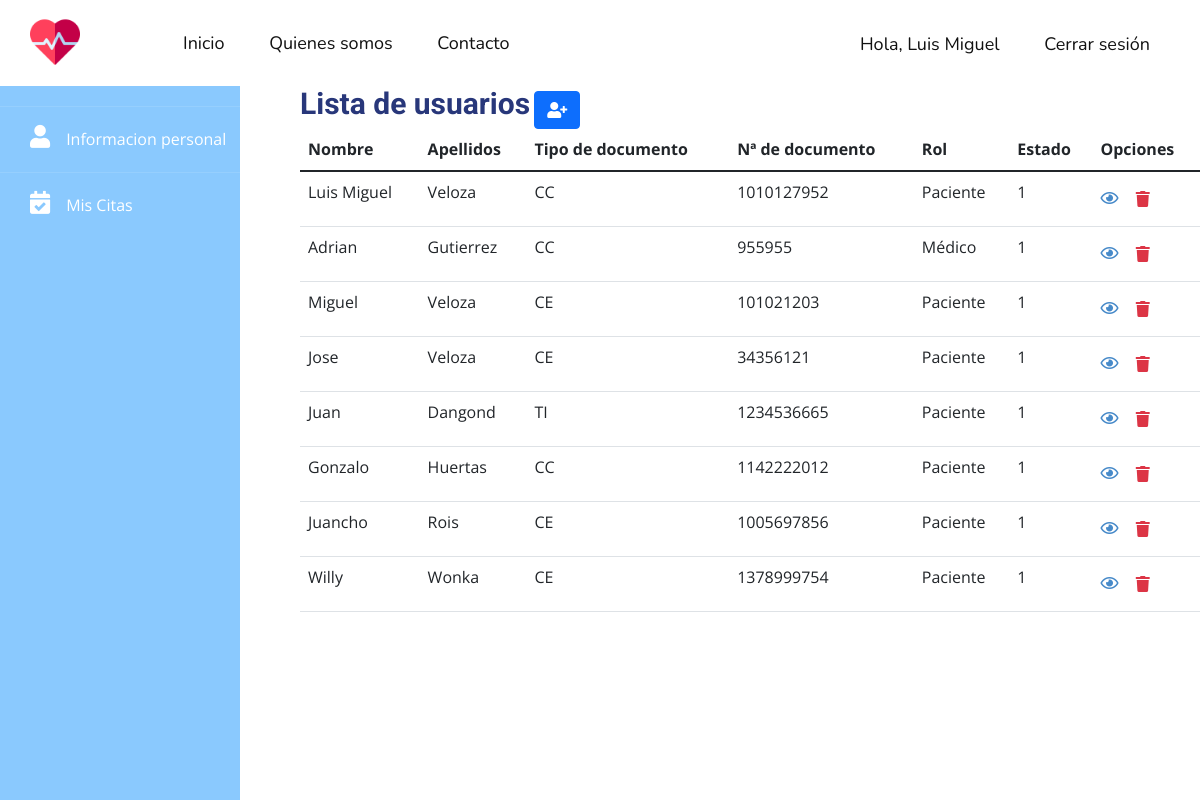
The app's page /all-users (signed in), older data.
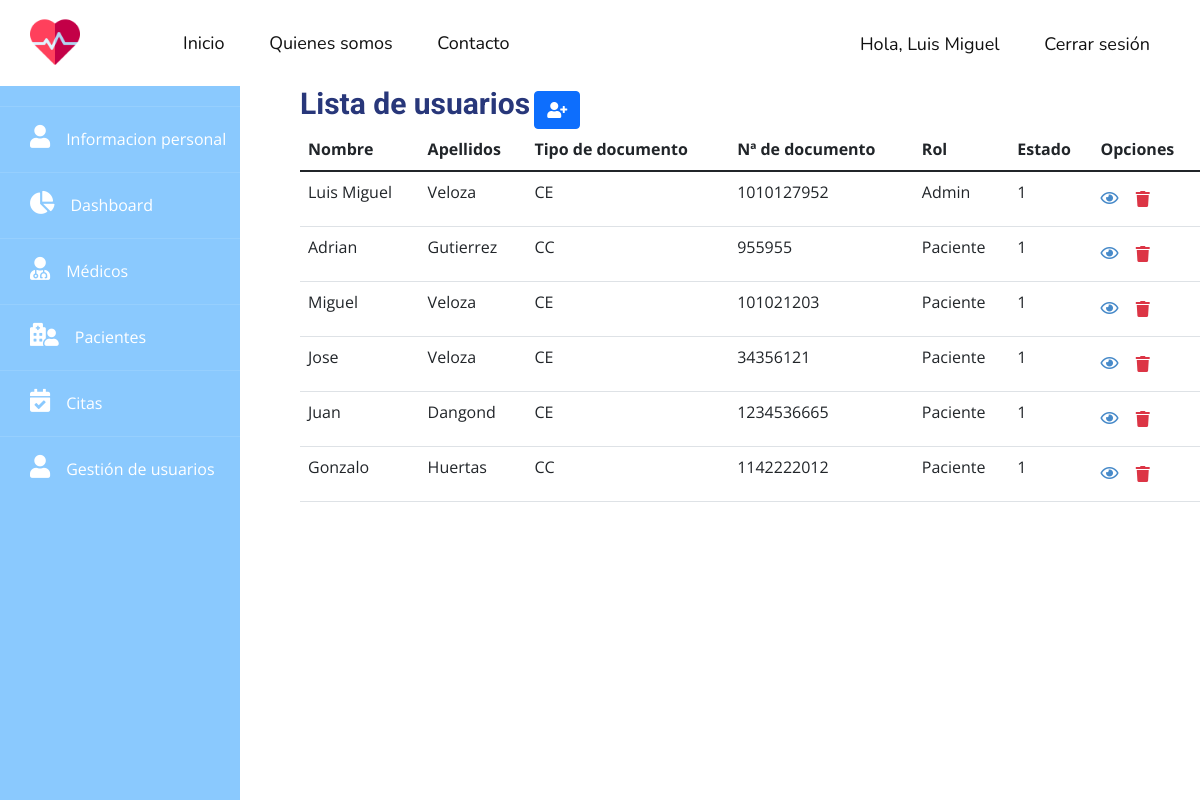
The same page, newer data.
### tables this page shows
CREATE TABLE users (id INTEGER PRIMARY KEY AUTOINCREMENT NOT NULL UNIQUE, first_name VARCHAR NOT NULL, last_name VARCHAR NOT NULL, email VARCHAR UNIQUE NOT NULL, phone VARCHAR, document_type VARCHAR (2) NOT NULL, document_number INTEGER NOT NULL UNIQUE, gender CHAR NOT NULL, address VARCHAR NOT NULL, password VARCHAR NOT NULL, role INTEGER NOT NULL, status INTEGER NOT NULL DEFAULT (1));

### app.py (the view)
@app.route('/all-users')
@login_required
def all_users():
    db = get_db()
    users = db.execute(
        'SELECT id, first_name, last_name, document_type, document_number, role, status  FROM users').fetchall()
    users = list(users)
    for user in users:
        for d in user:
            if user.index(d) == 5:
                print(d)
    return render_template('/users/all-users.html', users=users)

### app.py (called while the page is built)
def login_required(view):
    @functools.wraps(view)
    def wrapped_view(**kwargs):
        if g.user is None:
            return redirect(url_for('login'))
        return view(**kwargs)
    return wrapped_view

@app.before_request
def load_logged_in_user():
    user_id = session.get('user_id')
    if user_id is None:
        g.user = None
    else:
        db = get_db()
        g.user = db.execute('SELECT * FROM users WHERE id = ?', (user_id,)).fetchone()

### db.py (called while the page is built)
def get_db():
    try:
        if 'db' not in g:
            g.db = sqlite3.connect('hospital.db')
        return g.db
    except Error:
        print(Error)

### templates/users/all-users.html (shortened to what this page needs)
{% extends "layout.html" %}
{% block content %}
    {% include '/template-parts/sidebar.html' %}
    <div class="main">
        <h1 style="display: inline">Lista de usuarios</h1>
        <a href="{{ url_for('create_user') }}" class="btn btn-primary"><i class="fas fa-user-plus"></i>
        </a>
        <table class="table">
            <thead class="thead-dark">
            <tr>
                <th scope="col">Nombre</th>
                <th scope="col">Apellidos</th>
                <th scope="col">Tipo de documento</th>
                <th scope="col">Nª de documento</th>
                <th scope="col">Rol</th>
                <th scope="col">Estado</th>
                <th scope="col">Opciones</th>
            </tr>
            </thead>
            <tbody>
            {% for user in users %}
                <tr>
                    <form method="post" action="{{ url_for('delete_user', id=user[0]) }}">
                        <td>{{ user[1] }}</td>
                        <td>{{ user[2] }}</td>
                        <td>{{ user[3] }}</td>
                        <td>{{ user[4] }}</td>
                        {% if user[5] == 1 %}
                            <td>Admin</td>
                        {% elif user[5] == 2 %}
                            <td>Médico</td>
                        {% elif user[5] == 3 %}
                            <td>Paciente</td>
                        {% endif %}
                        <td>{{ user[6] }}</td>
                        <td>
                            <a href="{{ url_for('get_user', id=user[0]) }}">
                                <i class="far fa-eye"></i>
                            </a>
                            <button type="submit" class="text-danger btn ml-3">
                                <i class="fas fa-trash"></i>
                            </button>
                        </td>
                    </form>
                </tr>
            {% endfor %}
            </tbody>
        </table>
    </div>
{% endblock %}

### templates/layout.html (shortened to what this page needs)
<!DOCTYPE html>
<html style="font-size: 16px;" lang="es">
<head>
    <link href="https://cdn.jsdelivr.net/npm/bootstrap@5.1.3/dist/css/bootstrap.min.css" rel="stylesheet"
>
    <link rel="stylesheet" href={{ url_for('static', filename="css/nicepage.css") }} media="screen">
    <link rel="stylesheet" href={{ url_for('static', filename="css/app.css") }} media="screen">
    <link href="https://cdnjs.cloudflare.com/ajax/libs/font-awesome/5.13.0/css/all.min.css" rel="stylesheet">
</head>
<body data-home-page="index.html" data-home-page-title="Inicio" class="u-body">
{% include '/template-parts/header.html' %}
{% block content %}{% endblock %}
</body>
</html>

### templates/template-parts/header.html (shortened to what this page needs)
<header class="u-clearfix u-header u-header" id="sec-f901">
    <div class="u-clearfix u-sheet u-sheet-1">
        <a href="{{ url_for('index') }}" class="u-image u-logo u-image-1" data-image-width="512"
           data-image-height="512">
            <img src="{{ url_for('static', filename="images/cardiogram.png") }}" class="u-logo-image u-logo-image-1"
                 alt="">
        </a>
        <nav class="u-menu u-menu-dropdown u-offcanvas u-menu-1">
            <div class="u-custom-menu u-nav-container">
                <ul class="u-custom-font u-nav u-unstyled u-nav-1">
                    <li class="u-nav-item">
                        <a class="u-active-custom-color-2 u-button-style u-hover-custom-color-1 u-nav-link u-text-active-black u-text-hover-white"
                           href="{{ url_for('index') }}" style="padding: 10px 20px;">Inicio</a>
                    </li>
                    <li class="u-nav-item">
                        <a class="u-active-custom-color-2 u-button-style u-hover-custom-color-1 u-nav-link u-text-active-black u-text-hover-white"
                           href="{{ url_for('about_us') }}" style="padding: 10px 20px;">Quienes somos</a>
                    </li>
                    <li class="u-nav-item">
                        <a class="u-active-custom-color-2 u-button-style u-hover-custom-color-1 u-nav-link u-text-active-black u-text-hover-white"
                           href="{{ url_for('contact_us') }}" style="padding: 10px 20px;">Contacto</a>
                    </li>
                </ul>
            </div>
        </nav>
        <nav class="u-menu u-menu-dropdown u-offcanvas u-menu-2">
            <div class="u-custom-menu u-nav-container">
                <ul class="u-custom-font u-nav u-unstyled u-nav-3">
                    {% if not g.user %}
                        <li class="u-nav-item"><a
                                class="u-active-custom-color-2 u-button-style u-hover-custom-color-1 u-nav-link u-text-active-black u-text-hover-white"
                                href="{{ url_for('login') }}" style="padding: 10px 20px;">Iniciar sesión</a>
                        </li>
                        <li class="u-nav-item"><a
                                class="u-active-custom-color-2 u-button-style u-hover-custom-color-1 u-nav-link u-text-active-black u-text-hover-white"
                                href="{{ url_for('register') }}" style="padding: 10px 20px;">Registrarse</a>
                        </li>
                    {% else %}
                        <li class="u-nav-item"><a
                                class="u-active-custom-color-2 u-button-style u-hover-custom-color-1 u-nav-link u-text-active-black u-text-hover-white"
                                href="{{ url_for('dashboard') }}" style="padding: 10px 20px;">Hola, {{ g.user[1] }}</a>
                        </li>
                        <li class="u-nav-item"><a
                                class="u-active-custom-color-2 u-button-style u-hover-custom-color-1 u-nav-link u-text-active-black u-text-hover-white"
                                href="{{ url_for('logout') }}" style="padding: 10px 20px;">Cerrar sesión</a>
                        </li>
                    {% endif %}
                </ul>
            </div>
        </nav>
    </div>
</header>

### templates/template-parts/sidebar.html
<div class="sidebar">
    <ul>
        <li><a href="{{ url_for('profile') }}"><i class="fas fa-user"></i>Informacion personal</a></li>
        {% if g.user[10] == 1 %}
            <li><a href="{{ url_for('dashboard') }}"><i class="fas fa-chart-pie"></i>Dashboard</a></li>
            <li><a href="{{ url_for('doctors') }}"><i class="fas fa-user-md"></i>Médicos</a></li>
            <li><a href="{{ url_for('patients') }}"><i class="fas fa-hospital-user"></i>Pacientes</a></li>
            <li><a href="{{ url_for('appointments') }}"><i class="fas fa-calendar-check"></i>Citas</a></li>
            <li><a href="{{ url_for('all_users') }}"><i class="fas fa-user"></i>Gestión de usuarios</a></li>
        {% elif g.user[10] == 2 %}
            <li><a href="{{ url_for('patients') }}"><i class="fas fa-hospital-user"></i>Mis pacientes</a></li>
            <li><a href="{{ url_for('appointments') }}"><i class="fas fa-calendar-check"></i>Mis Citas</a></li>
        {% elif g.user[10] == 3 %}
            <li><a href="{{ url_for('appointments') }}"><i class="fas fa-calendar-check"></i>Mis Citas</a></li>
        {% endif %}
    </ul>
</div>

### static/css/app.css (style rules this page uses)
* { margin: 0; padding: 0; text-decoration: none; }
.sidebar { position: absolute; top: 86px; width: 240px; left: 0px; height: calc(100% - 86px); background: #8ac9fe; transition: all .5s ease; }
.sidebar a { display: block; height: 100%; width: 100%; color: white; line-height: 65px; padding-left: 30px; box-sizing: border-box; border-top: 1px solid rgba(255, 255, 255, .1); transition: all .5s ease; }
.sidebar a i { font-size: 23px; margin-right: 16px; }
li { list-style: none; }
ul { padding-left: 0; }
.sidebar + .main { margin-left: 300px; }
.sidebar + .main h1 { color: #28377a; font-size: 30px; font-weight: bold; }

Row changes from the older to the newer data that the page shows:
removed users: first_name "Juancho", last_name "Rois", document_type "CE", document_number "1005697856", role "Paciente", status "1"
removed users: first_name "Willy", last_name "Wonka", document_type "CE", document_number "1378999754", role "Paciente", status "1"
changed users "Luis Miguel": document_type "CC" → "CE"; role "Paciente" → "Admin"
changed users "Adrian": role "Médico" → "Paciente"
changed users "Juan": document_type "TI" → "CE"
Text that changed along with them:
text no longer shown: "Mis Citas"
text now shown: "Dashboard Médicos Pacientes Citas Gestión de usuarios"
